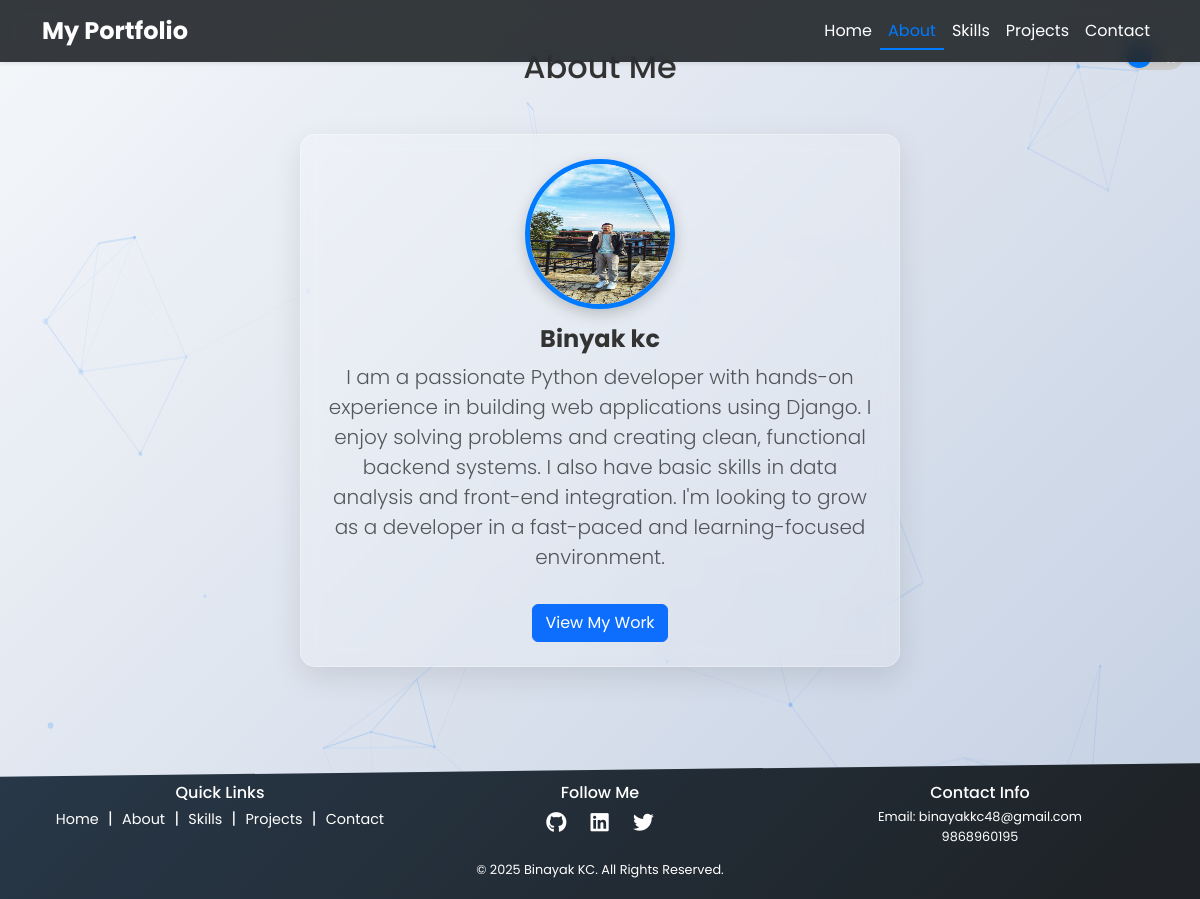
The page /about/ on the database its author committed.
### portfolio/models.py (models this page shows, shortened)
class Profile(models.Model):
    name = models.CharField(max_length=100)
    bio = models.TextField()
    profile_image = models.ImageField(upload_to='profile')

### portfolio/views.py (the view)
# urls.py: path('about/', views.about, name='about'),
def about(request):
    profile = Profile.objects.first()
    return render(request, 'portfolio/about.html', {'profile': profile})

### portfolio/templates/portfolio/about.html
{% extends 'portfolio/base.html' %}
{% block content %}
<section id="about-section" class="py-5">
    <div class="container text-center">
        <h2 class="mb-5 heading-decorated" data-aos="fade-up">About Me</h2>
        <div class="glass-card p-4 mx-auto mb-5" style="max-width: 600px;" data-tilt data-tilt-max="15" data-tilt-speed="400" data-tilt-glare="true" data-tilt-max-glare="0.5">
            <img src="{{ profile.profile_image.url }}" class="rounded-circle mb-3 profile-img" width="150" height="150" alt="Profile Picture">
            <h4 class="fw-bold">{{ profile.name }}</h4>
            <p class="lead text-muted mb-3">{{ profile.bio }}</p>
            <a href="{% url 'projects' %}" class="btn btn-primary mt-3">View My Work</a>
        </div>
    </div>
</section>
{% endblock %}

### portfolio/static/css/styles.css (style rules this page uses)
:root { --primary-color: #007bff; --secondary-color: #ff6b6b; --gradient-light: linear-gradient(90deg, #007bff, #ff6b6b); --gradient-dark: linear-gradient(90deg, #66b0ff, #ff8c8c); --background-light: linear-gradient(135deg, #f5f7fa 0%, #c3cfe2 100%); --background-dark: linear-gradient(135deg, #1a1a2e 0%, #16213e 100%); --text-light: #333; --text-dark: #e0e0e0; --card-bg-light: rgba(255, 255, 255, 0.2); --card-bg-dark: rgba(30, 30, 50, 0.2); --footer-bg: linear-gradient(135deg, #2c3e50 0%, #212529 100%); }
body { font-family: 'Poppins', sans-serif; color: var(--text-light); margin: 0; transition: background 0.3s ease, color 0.3s ease; }
body[data-theme="light"] { background: var(--background-light); color: var(--text-light); }
.glass-card { background: var(--card-bg-light); border-radius: 15px; backdrop-filter: blur(10px); border: 1px solid rgba(255, 255, 255, 0.3); box-shadow: 0 10px 30px rgba(0, 0, 0, 0.1); transition: transform 0.3s ease, box-shadow 0.3s ease; position: relative; z-index: 1; }
.profile-img { border: 5px solid var(--primary-color); transition: transform 0.3s ease; box-shadow: 0 5px 15px rgba(0, 0, 0, 0.2); }
.btn-primary, .btn-outline-primary { transition: transform 0.3s ease, box-shadow 0.3s ease; }

### rows shown on the page
Profile: profile_image (picture), name "Binyak kc", bio "I am a passionate Python developer with hands-on experience in building web applications using Django. I enjoy solving problems and creating clean, functional backend systems. I also have basic skills in data analysis and front-end integration. I'm looking to grow as a developer in a fast-paced and learning-focused environment."
